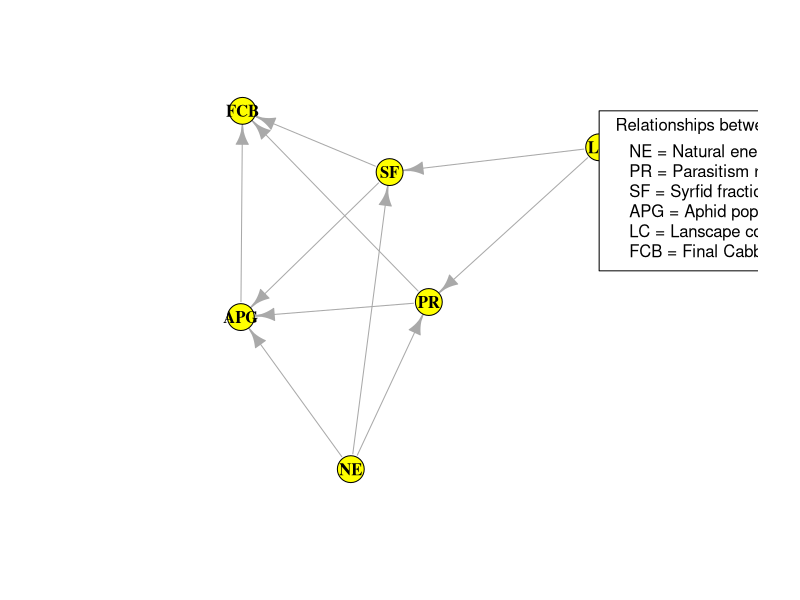

Source code (R):
library(readr)
Data1 <- read.table("Project data.csv", header = TRUE, dec = ",", sep = ";")
View(Data1)

install.packages("igraph")
library(igraph)

# graph depicting the relationship between variables
links <- data.frame(
  source = c("NE", "APG","NE", "NE", "PR","SF", "PR", "SF", "LC", "LC"),
  target = c("APG","FCB", "PR", "SF", "APG","APG", "FCB", "FCB", "PR", "SF")
)
network <- graph_from_data_frame(d = links, directed = T) 

# plot it
plot(network, vertex.color = "yellow", edge.arrow.size = 1, vertex.label.font = 2, vertex.label.color = "black")
legend(x = 1, y = 1, c("NE = Natural enemies", "PR = Parasitism rate", "SF = Syrfid fraction", "APG = Aphid population growth", "LC = Lanscape complexity", "FCB = Final Cabbage biomass"), cex = 1, title = "Relationships between variables")
